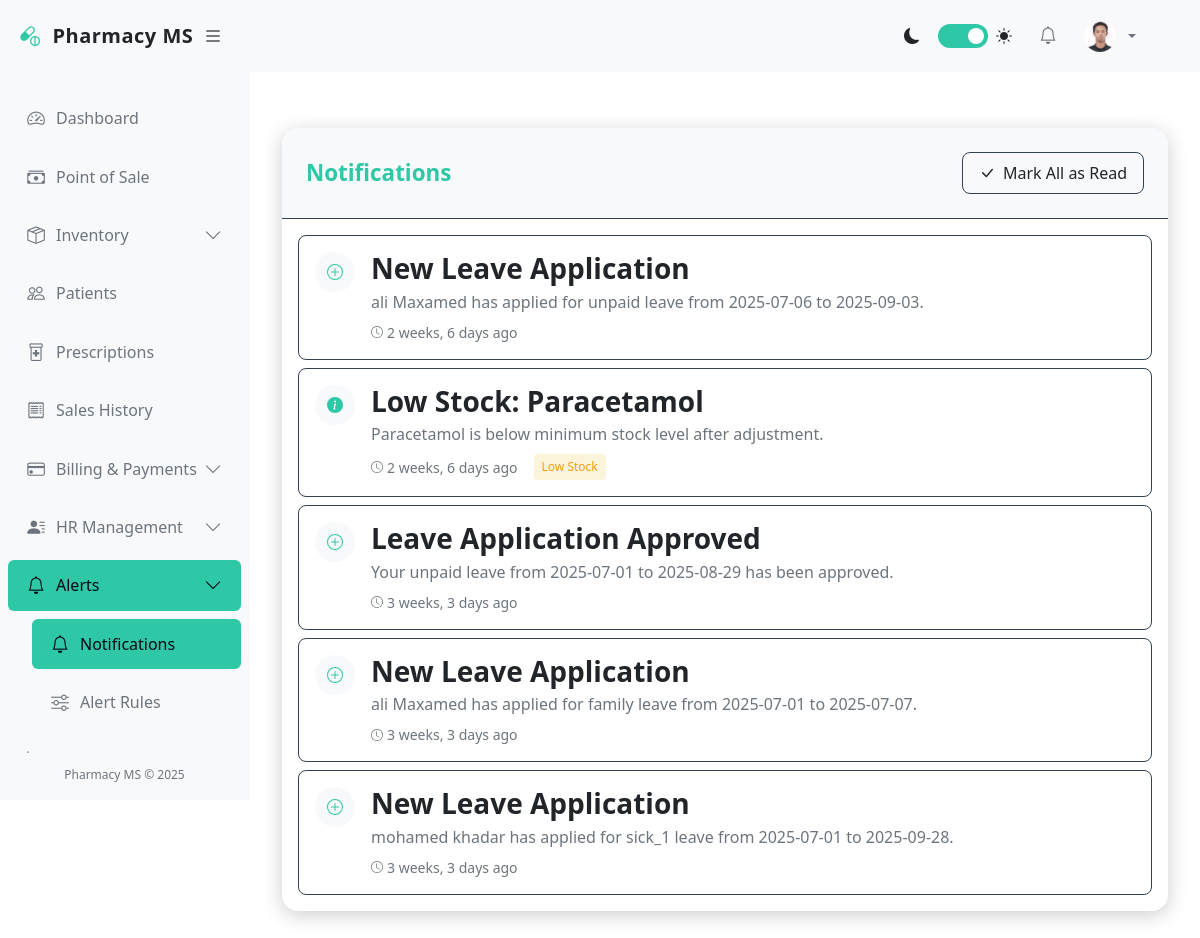
Screenshot of /pharmacy/notifications/ (signed in) with the database file from the repository.
### accounts/models.py (models this page shows, shortened)
class User(AbstractUser):
    GENDER_CHOICES = (
        ('M', 'Male'),
        ('F', 'Female'),
        ('O', 'Other'),
    )
    ROLES = (
        ('admin', 'Administrator'),
        ('pharmacist', 'Pharmacist'),
        ('cashier', 'Cashier'),
        ('manager', 'Manager'),
        ('staff', 'Staff'),
    )
    role = models.CharField(max_length=20, choices=ROLES, default='staff')
    gender = models.CharField(max_length=1, choices=GENDER_CHOICES, blank=True, null=True)
    phone = models.CharField(max_length=20, blank=True, null=True)
    address = models.TextField(blank=True, null=True)
    date_of_birth = models.DateField(blank=True, null=True)
    hire_date = models.DateField(blank=True, null=True)
    profile_picture = models.ImageField(upload_to='profile_pics/', blank=True, null=True)
    is_active = models.BooleanField(default=True)

### pharmacy/models.py (models this page shows, shortened)
class Notification(models.Model):
    TYPE_CHOICES = (
        ('expiry', 'Product Expiry'),
        ('low_stock', 'Low Stock'),
        ('refill', 'Prescription Refill'),
        ('payment', 'Payment Due'),
        ('leave_approval', 'Leave Approval'),
        ('leave_rejection', 'Leave Rejection'),
        ('leave_request', 'Leave Request'),
        ('other', 'Other'),
    )
    title = models.CharField(max_length=100)
    message = models.TextField()
    notification_type = models.CharField(max_length=20, choices=TYPE_CHOICES)
    is_read = models.BooleanField(default=False)
    created_at = models.DateTimeField(auto_now_add=True)
    recipient = models.ForeignKey(User, on_delete=models.CASCADE, related_name='notifications')
    url = models.URLField(blank=True, null=True)
    class Meta:
        ordering = ['-created_at']

### pharmacy/views.py (the view)
# urls.py: path('notifications/', views.notification_list, name='notification_list'),
@login_required
def notification_list(request):
    notifications = Notification.objects.filter(
        recipient=request.user
    ).order_by('-created_at')[:50]  # Limit to 50 most recent
    Notification.objects.filter(
        recipient=request.user,
        is_read=False
    ).update(is_read=True)
    return render(request, 'pharmacy/notifications/notification_list.html', {
        'notifications': notifications
    })

### pharmacy/templates/pharmacy/notifications/notification_list.html (shortened to what this page needs)
{% extends 'base.html' %}
{% block content %}
<div class="notifications-container">
    <div class="notifications-header">
        <h1 class="notifications-title">Notifications</h1>
        <div>
            <form method="post" action="{% url 'mark_all_notifications_read' %}">
                <button type="submit" class="btn btn-secondary">
                    <svg xmlns="http://www.w3.org/2000/svg" width="16" height="16" fill="currentColor" viewBox="0 0 16 16">
                        <path d="M12.736 3.97a.733.733 0 0 1 1.047 0c.286.289.29.756.01 1.05L7.88 12.01a.733.733 0 0 1-1.065.02L3.217 8.384a.757.757 0 0 1 0-1.06.733.733 0 0 1 1.047 0l3.052 3.093 5.4-6.425a.247.247 0 0 1 .02-.022Z"/>
                    </svg>
                    Mark All as Read
                </button>
            </form>
        </div>
    </div>
    <div class="notification-list">
        {% if notifications %}
            {% for notification in notifications %}
            <div class="notification-item {% if not notification.is_read %}unread{% endif %}">
                <a href="{% url 'notification_mark_read' notification.pk %}" class="notification-link">
                    <div class="notification-icon">
                        {% if notification.notification_type == 'expiry' %}
                        <svg xmlns="http://www.w3.org/2000/svg" width="16" height="16" fill="currentColor" viewBox="0 0 16 16">
                            <path d="M8.982 1.566a1.13 1.13 0 0 0-1.96 0L.165 13.233c-.457.778.091 1.767.98 1.767h13.713c.889 0 1.438-.99.98-1.767L8.982 1.566zM8 5c.535 0 .954.462.9.995l-.35 3.507a.552.552 0 0 1-1.1 0L7.1 5.995A.905.905 0 0 1 8 5zm.002 6a1 1 0 1 1 0 2 1 1 0 0 1 0-2z"/>
                        </svg>
                        {% elif notification.notification_type == 'low_stock' %}
                        <svg xmlns="http://www.w3.org/2000/svg" width="16" height="16" fill="currentColor" viewBox="0 0 16 16">
                            <path d="M8 16A8 8 0 1 0 8 0a8 8 0 0 0 0 16zm.93-9.412-1 4.705c-.07.34.029.533.304.533.194 0 .487-.07.686-.246l-.088.416c-.287.346-.92.598-1.465.598-.703 0-1.002-.422-.808-1.319l.738-3.468c.064-.293.006-.399-.287-.47l-.451-.081.082-.381 2.29-.287zM8 5.5a1 1 0 1 1 0-2 1 1 0 0 1 0 2z"/>
                        </svg>
                        {% elif notification.notification_type == 'refill' %}
                        <svg xmlns="http://www.w3.org/2000/svg" width="16" height="16" fill="currentColor" viewBox="0 0 16 16">
                            <path d="M8 3.5a.5.5 0 0 0-1 0V9a.5.5 0 0 0 .252.434l3.5 2a.5.5 0 0 0 .496-.868L8 8.71V3.5z"/>
                            <path d="M8 16A8 8 0 1 0 8 0a8 8 0 0 0 0 16zm7-8A7 7 0 1 1 1 8a7 7 0 0 1 14 0z"/>
                        </svg>
                        {% else %}
                        <svg xmlns="http://www.w3.org/2000/svg" width="16" height="16" fill="currentColor" viewBox="0 0 16 16">
                            <path d="M8 15A7 7 0 1 1 8 1a7 7 0 0 1 0 14zm0 1A8 8 0 1 0 8 0a8 8 0 0 0 0 16z"/>
                            <path d="M8 4a.5.5 0 0 1 .5.5v3h3a.5.5 0 0 1 0 1h-3v3a.5.5 0 0 1-1 0v-3h-3a.5.5 0 0 1 0-1h3v-3A.5.5 0 0 1 8 4z"/>
                        </svg>
                        {% endif %}
                    </div>
                    <div class="notification-content">
                        <h3 class="notification-title">{{ notification.title }}</h3>
                        <p class="notification-message">{{ notification.message }}</p>
                        <div class="notification-meta">
                            <span class="notification-time">
                                <svg xmlns="http://www.w3.org/2000/svg" width="12" height="12" fill="currentColor" viewBox="0 0 16 16">
                                    <path d="M8 3.5a.5.5 0 0 0-1 0V9a.5.5 0 0 0 .252.434l3.5 2a.5.5 0 0 0 .496-.868L8 8.71V3.5z"/>
                                    <path d="M8 16A8 8 0 1 0 8 0a8 8 0 0 0 0 16zm7-8A7 7 0 1 1 1 8a7 7 0 0 1 14 0z"/>
                                </svg>
                                {{ notification.created_at|timesince }} ago
                            </span>
                            <span class="notification-type type-{{ notification.notification_type }}">
                                {{ notification.get_notification_type_display }}
                            </span>
                        </div>
                    </div>
                </a>
            </div>
            {% endfor %}
        {% endif %}
    </div>
</div>
{% endblock %}

### pharmacy/templates/base.html (shortened to what this page needs)
<!DOCTYPE html>
<html lang="en">
<head>
    <link href="https://cdn.jsdelivr.net/npm/bootstrap@5.3.0/dist/css/bootstrap.min.css" rel="stylesheet">
    <link rel="stylesheet" href="https://cdn.jsdelivr.net/npm/bootstrap-icons@1.10.0/font/bootstrap-icons.css">
</head>
<body>
    <div class="d-flex">
        <div class="sidebar" id="sidebar">
            <div class="sidebar-header">
                <a href="{% url 'dashboard' %}" class="sidebar-brand">
                    <i class="bi bi-capsule-pill sidebar-brand-icon"></i>
                    <span id="sidebar-title">Pharmacy MS</span>
                </a>
                <button class="toggle-btn" id="toggle-sidebar">
                    <i class="bi bi-list"></i>
                </button>
            </div>
            <div class="px-2 py-3" style="height: calc(100% - 120px); overflow-y: auto;">
                <ul class="nav flex-column">
                    <li class="nav-item">
                        <a class="nav-link {% if request.resolver_match.url_name == 'dashboard' %}active{% endif %}"
                            href="{% url 'dashboard' %}">
                            <i class="bi bi-speedometer2"></i>
                            <span class="nav-link-text ms-2">Dashboard</span>
                        </a>
                    </li>
                    <li class="nav-item">
                        <a class="nav-link {% if 'pos' in request.resolver_match.url_name %}active{% endif %}"
                            href="{% url 'pos' %}">
                            <i class="bi bi-cash-stack"></i>
                            <span class="nav-link-text ms-2">Point of Sale</span>
                        </a>
                    </li>
                    <li class="nav-item">
                        <a class="nav-link "
                            data-bs-toggle="collapse" href="#inventoryCollapse">
                            <i class="bi bi-box-seam"></i>
                            <span class="nav-link-text ms-2">Inventory</span>
                            <i class="bi bi-chevron-down collapse-icon ms-auto"></i>
                        </a>
                    </li>
                    <li class="nav-item">
                        <a class="nav-link {% if 'patient' in request.resolver_match.url_name %}active{% endif %}"
                            href="{% url 'patient_list' %}">
                            <i class="bi bi-people"></i>
                            <span class="nav-link-text ms-2">Patients</span>
                        </a>
                    </li>
                    <li class="nav-item">
                        <a class="nav-link {% if 'prescription' in request.resolver_match.url_name %}active{% endif %}"
                            href="{% url 'prescription_list' %}">
                            <i class="bi bi-prescription2"></i>
                            <span class="nav-link-text ms-2">Prescriptions</span>
                        </a>
                    </li>
                    <li class="nav-item">
                        <a class="nav-link {% if 'sale' in request.resolver_match.url_name and 'pos' not in request.resolver_match.url_name %}active{% endif %}"
                            href="{% url 'sale_list' %}">
                            <i class="bi bi-receipt"></i>
                            <span class="nav-link-text ms-2">Sales History</span>
                        </a>
                    </li>
                    <li class="nav-item">
                        <a class="nav-link {% if 'billing' in request.resolver_match.url_name or 'payment' in request.resolver_match.url_name %}active{% endif %}"
                            data-bs-toggle="collapse" href="#billingCollapse">
                            <i class="bi bi-credit-card"></i>
                            <span class="nav-link-text ms-2">Billing & Payments</span>
                            <i class="bi bi-chevron-down collapse-icon ms-auto"></i>
                        </a>
                    </li>
                    <li class="nav-item">
                        <a class="nav-link {% if 'user' in request.resolver_match.url_name or 'attendance' in request.resolver_match.url_name or 'payroll' in request.resolver_match.url_name %}active{% endif %}"
                            data-bs-toggle="collapse" href="#hrCollapse">
                            <i class="bi bi-person-lines-fill"></i>
                            <span class="nav-link-text ms-2">HR Management</span>
                            <i class="bi bi-chevron-down collapse-icon ms-auto"></i>
                        </a>
                    </li>
                    <li class="nav-item">
                        <a class="nav-link {% if 'notification' in request.resolver_match.url_name or 'alert_rule' in request.resolver_match.url_name %}active{% endif %}"
                            data-bs-toggle="collapse" href="#alertsCollapse">
                            <i class="bi bi-bell"></i>
                            <span class="nav-link-text ms-2">Alerts</span>
                            <i class="bi bi-chevron-down collapse-icon ms-auto"></i>
                        </a>
                        <div class="collapse {% if 'notification' in request.resolver_match.url_name or 'alert_rule' in request.resolver_match.url_name %}show{% endif %}"
                            id="alertsCollapse">
                            <ul class="nav flex-column ps-4">
                                <li class="nav-item">
                                    <a class="nav-link {% if 'notification' in request.resolver_match.url_name %}active{% endif %}"
                                        href="{% url 'notification_list' %}">
                                        <i class="bi bi-bell"></i>
                                        <span class="nav-link-text ms-2">Notifications</span>
                                    </a>
                                </li>
                                <li class="nav-item">
                                    <a class="nav-link {% if 'alert_rule' in request.resolver_match.url_name %}active{% endif %}"
                                        href="{% url 'alert_rules' %}">
                                        <i class="bi bi-sliders"></i>
                                        <span class="nav-link-text ms-2">Alert Rules</span>
                                    </a>
                                </li>
                            </ul>
                        </div>
                    </li>
                    <li class="nav-item">
                        <a class="nav-link {% if 'report' in request.resolver_match.url_name %}active{% endif %}"
                            data-bs-toggle="collapse" href="#reportsCollapse">
                            <i class="bi bi-graph-up"></i>
                            <span class="nav-link-text ms-2">Reports</span>
                            <i class="bi bi-chevron-down collapse-icon ms-auto"></i>
                        </a>
                    </li>
                </ul>
            </div>
            <div class="sidebar-footer">
                Pharmacy MS &copy; 2025
            </div>
        </div>
        <div class="main-content flex-grow-1" id="main-content">
            <nav class="navbar navbar-expand-lg navbar-light bg-light border-bottom">
                <div class="container-fluid">
                    <div class="collapse navbar-collapse" id="navbarSupportedContent">
                        <ul class="navbar-nav ms-auto align-items-center">
                            <li class="nav-item me-3">
                                <div class="d-flex align-items-center">
                                    <i class="bi bi-moon-fill me-2"></i>
                                    <label class="theme-switch">
                                        <span class="slider"></span>
                                    </label>
                                    <i class="bi bi-sun-fill ms-2"></i>
                                </div>
                            </li>
                            <li class="nav-item dropdown me-2">
                                <a class="nav-link position-relative" href="#" id="notificationsDropdown" role="button"
                                    data-bs-toggle="dropdown">
                                    <i class="bi bi-bell"></i>
                                </a>
                            </li>
                            <li class="nav-item dropdown">
                                <a class="nav-link dropdown-toggle d-flex align-items-center" href="#" id="userDropdown"
                                    role="button" data-bs-toggle="dropdown">
                                    {% if user.profile_picture %}
                                    <img src="{{ user.profile_picture.url }}" class="rounded-circle me-2" width="32"
                                        height="32" alt="Profile">
                                    {% else %}
                                    <i class="bi bi-person-circle me-2"></i>
                                    {% endif %}
                                </a>
                            </li>
                        </ul>
                    </div>
                </div>
            </nav>
            <div class="container-fluid py-4">
                {% block content %}{% endblock %}
            </div>
        </div>
    </div>
</body>
</html>

### rows the page displays
User: profile_picture (picture)
Notification: title "New Leave Application", message "ali Maxamed has applied for unpaid leave from 2025-07-06 to 2025-09-03.", created_at "2 weeks, 6 days"
Notification: title "Low Stock: Paracetamol", message "Paracetamol is below minimum stock level after adjustment.", created_at "2 weeks, 6 days", notification_type "Low Stock"
Notification: title "Leave Application Approved", message "Your unpaid leave from 2025-07-01 to 2025-08-29 has been approved.", created_at "3 weeks, 3 days"
Notification: title "New Leave Application", message "ali Maxamed has applied for family leave from 2025-07-01 to 2025-07-07.", created_at "3 weeks, 3 days"
Notification: title "New Leave Application", message "mohamed khadar has applied for sick_1 leave from 2025-07-01 to 2025-09-28.", created_at "3 weeks, 3 days"
